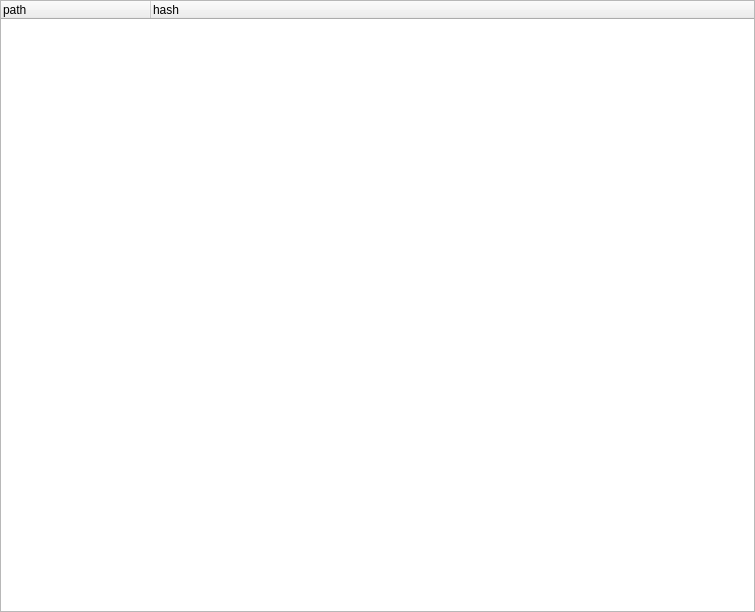
<?xml version="1.0" encoding="UTF-8"?>
<ui version="4.0">
 <class>NManifestWidget</class>
 <widget class="QWidget" name="NManifestWidget">
  <property name="geometry">
   <rect>
    <x>0</x>
    <y>0</y>
    <width>755</width>
    <height>612</height>
   </rect>
  </property>
  <property name="windowTitle">
   <string>Form</string>
  </property>
  <layout class="QVBoxLayout" name="verticalLayout">
   <property name="leftMargin">
    <number>0</number>
   </property>
   <property name="topMargin">
    <number>0</number>
   </property>
   <property name="rightMargin">
    <number>0</number>
   </property>
   <property name="bottomMargin">
    <number>0</number>
   </property>
   <item>
    <widget class="QTreeWidget" name="resourcesTreeWidget">
     <property name="editTriggers">
      <set>QAbstractItemView::NoEditTriggers</set>
     </property>
     <property name="alternatingRowColors">
      <bool>true</bool>
     </property>
     <attribute name="headerDefaultSectionSize">
      <number>150</number>
     </attribute>
     <attribute name="headerStretchLastSection">
      <bool>true</bool>
     </attribute>
     <column>
      <property name="text">
       <string>path</string>
      </property>
     </column>
     <column>
      <property name="text">
       <string>hash</string>
      </property>
     </column>
    </widget>
   </item>
  </layout>
 </widget>
 <resources/>
 <connections/>
</ui>
